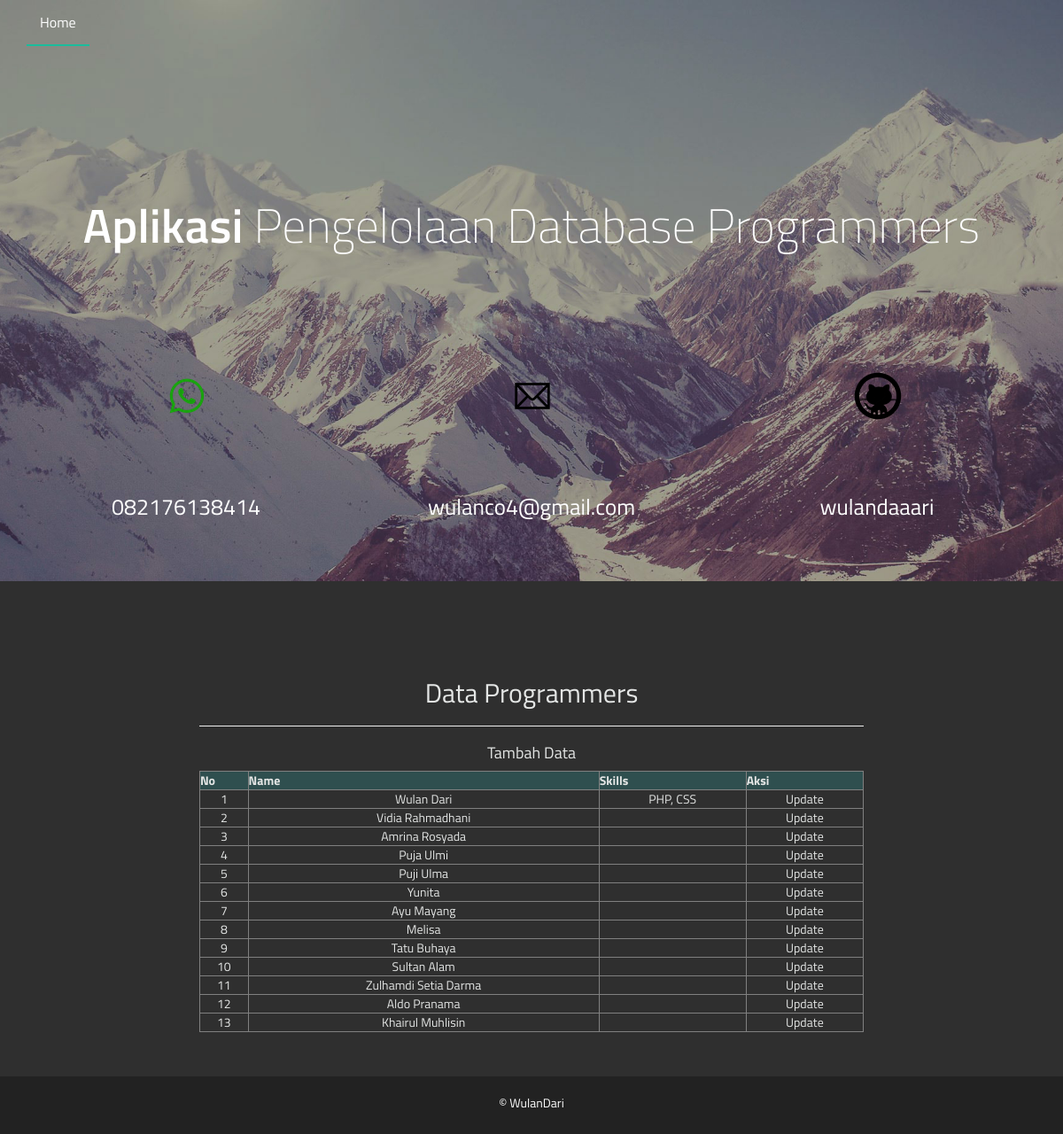
The page / on the database its author committed.
### tables this page shows
CREATE TABLE IF NOT EXISTS `skilss` (
`id` int(100) NOT NULL,
  `name` varchar(100) NOT NULL,
  `user_id` int(100) NOT NULL,
  `skills` varchar(100) NOT NULL
);

### index.php (the view, shortened to what this page needs)
<!DOCTYPE html>
<html lang="en">
<head>
  <link href="lib/bootstrap/css/bootstrap.min.css" rel="stylesheet">
  <link href="lib/font-awesome/css/font-awesome.min.css" rel="stylesheet">
  <link href="lib/fancybox/fancybox.css" rel="stylesheet">
  <link href="css/style.css" rel="stylesheet">
</head>
<body data-spy="scroll" data-offset="58" data-target="#navigation">
  <div id="navigation" class="navbar navbar-fixed-top">
    <div class="container">
      <div class="navbar-collapse collapse">
        <ul class="nav navbar-nav">
          <li class="active"><a href="#intro" class="smoothscroll">Home</a></li>
        </ul>
      </div>
    </div>
  </div>
  <div class="slide story" id="intro" data-slide="1">
    <div class="container">
      <div id="home-row-1" class="row clearfix">
        <div class="col-12">
          <h1 class="font-semibold">Aplikasi <span class="font-thin">Pengelolaan Database Programmers</span></h1>
          <br>
          <br>
        </div>
      </div>
      <div id="home-row-2" class="row clearfix">
        <div class="col-12 col-sm-4">
          <a href="" class="smoothscroll navigation-slide-a"><div class="home-hover navigation-slide"><img src="img/wa.png"></div><span>082176138414</span></a>
        </div>
        <div class="col-12 col-sm-4">
          <a href="#process" class="smoothscroll navigation-slide-a"><div class="home-hover navigation-slide"><img src="img/email.png"></div><span>wulanco4@gmail.com</span></a>
        </div>
        <div class="col-12 col-sm-4">
          <a href="#clients" class="smoothscroll navigation-slide-a"><div class="home-hover navigation-slide"><img src="img/github.png"></div><span>wulandaaari</span></a>
        </div>
      </div>
    </div>
  </div>
  <div class="slide story" id="contact" data-slide="6">
    <div class="container">
      <div class="row">
        <div class="col-md-8 col-md-offset-2">
          <?php
  echo"<h2> Data Programmers </h2> <hr>";
  echo"<a href=tambah.php> <h4> Tambah Data </h4> </a>";
echo "<form name=form1 method=post action=tambah.php>";
echo "<table width='750' border='1'  align=center>";
echo "<tr bgcolor=#2f4f4f>
          <th>No</th>
          <th>Name</th>
          <th>Skills</th>
          <th> Aksi </th>
      </tr>";
$no = 1;
$tampil = mysql_query("select * from skilss order by id asc");
while($data = mysql_fetch_array($tampil)){
   echo "<tr>
          <td>$no</td>
          <td>$data[name]</td>
          <td>$data[skills]</td>
          <td>
              <a href=updateskills.php?id=$data[id]>Update</a>
          </td>
      </tr>";
    $no++;
}
echo "</table></form>";
?>
        </div>
      </div>
    </div>
  </div>
  <div id="copyrights">
    <div class="container">
      <p>
        &copy; WulanDari
      </p>
    </div>
  </div>
</body>
</html>

### css/style.css (style rules this page uses)
.font-thin { font-family: "Titillium Web", sans-serif; font-weight: 200; }
.font-semibold { font-family: "Titillium Web", sans-serif; font-weight: 600; }
* { position: relative; }
html, body { height: 100%; width: 100%; }
body { background-color: #2f2f2f; font-family: "Titillium Web", sans-serif; font-weight: normal; overflow-x: hidden; -webkit-font-smoothing: antialiased !important; }
.navbar { background-color: rgba( 255, 255, 2555, .0); border-bottom: 0 none; font-size: 12px; transition: .25s all linear; }
.navbar .nav a { color: #fff; font-weight: 400; font-size: 16px; }
.navbar .active a { border-bottom: 2px solid #1abc9c; }
.slide { background-position: center center; background-repeat: no-repeat; padding-bottom: 65px; padding-top: 50px; text-align: center; }
#intro { background-image: url('../img/bg1.jpg'); color: #ffffff; -webkit-background-size: 100%; -moz-background-size: 100%; -o-background-size: 100%; background-size: 100%; -webkit-background-size: cover; -moz-background-size: cover; -o-background-size: cover; background-size: cover; width: 100%; background-attachment: relative; background-position: center center; }
#intro h1 { padding-top: 130px; }
#home-row-1, #home-row-2 { padding-top: 25px; }
#home-row-1 h1 { font-size: 54px; }
#home-row-2 { font-size: 25px; }
#home-row-2 .col-12 { height: 232px; padding-top: 30px; }
#home-row-2 .col-12 .home-hover { height: 166px; overflow: hidden; padding-top: 26px; transition: all ease-in .5s; }
#contact { background-color: #2f2f2f; color: #e4e6e5; padding-bottom: 50px; padding-top: 90px; }
#contact a { color: inherit; outline: none; text-decoration: none; }
.navigation-slide { cursor: pointer; text-align: center; }
.navigation-slide-a { color: #fff !important; text-decoration: none !important; }
#copyrights { background: #222222; padding: 20px 0; text-align: center; color: #fff; }
#copyrights p { margin-bottom: 5px; }

### rows shown on the page
skilss: name "Wulan Dari", skills "PHP, CSS"
skilss: name "Vidia Rahmadhani"
skilss: name "Amrina Rosyada"
skilss: name "Puja Ulmi"
skilss: name "Puji Ulma"
skilss: name "Yunita"
skilss: name "Ayu Mayang"
skilss: name "Melisa"
skilss: name "Tatu Buhaya"
skilss: name "Sultan Alam"
skilss: name "Zulhamdi Setia Darma"
skilss: name "Aldo Pranama"
skilss: name "Khairul Muhlisin"
